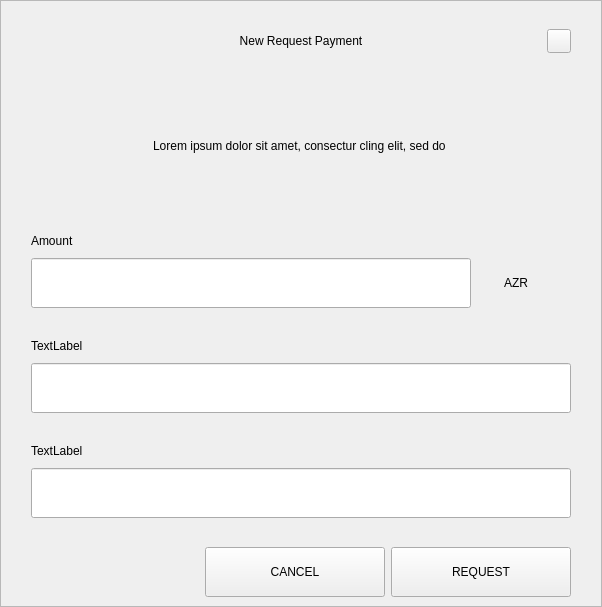
<?xml version="1.0" encoding="UTF-8"?>
<ui version="4.0">
 <class>RequestDialog</class>
 <widget class="QDialog" name="RequestDialog">
  <property name="geometry">
   <rect>
    <x>0</x>
    <y>0</y>
    <width>602</width>
    <height>607</height>
   </rect>
  </property>
  <property name="windowTitle">
   <string>Dialog</string>
  </property>
  <layout class="QVBoxLayout" name="verticalLayout_5">
   <property name="spacing">
    <number>0</number>
   </property>
   <property name="leftMargin">
    <number>0</number>
   </property>
   <property name="topMargin">
    <number>0</number>
   </property>
   <property name="rightMargin">
    <number>0</number>
   </property>
   <property name="bottomMargin">
    <number>0</number>
   </property>
   <item>
    <widget class="QFrame" name="frame">
     <property name="styleSheet">
      <string notr="true"/>
     </property>
     <property name="frameShape">
      <enum>QFrame::StyledPanel</enum>
     </property>
     <property name="frameShadow">
      <enum>QFrame::Raised</enum>
     </property>
     <layout class="QVBoxLayout" name="verticalLayout_4" stretch="1,0,0">
      <property name="spacing">
       <number>0</number>
      </property>
      <property name="leftMargin">
       <number>30</number>
      </property>
      <property name="topMargin">
       <number>20</number>
      </property>
      <property name="rightMargin">
       <number>30</number>
      </property>
      <property name="bottomMargin">
       <number>0</number>
      </property>
      <item>
       <layout class="QHBoxLayout" name="horizontalLayout_3">
        <property name="spacing">
         <number>0</number>
        </property>
        <item>
         <spacer name="horizontalSpacer_21">
          <property name="orientation">
           <enum>Qt::Horizontal</enum>
          </property>
          <property name="sizeHint" stdset="0">
           <size>
            <width>40</width>
            <height>20</height>
           </size>
          </property>
         </spacer>
        </item>
        <item>
         <widget class="QLabel" name="labelTitle">
          <property name="minimumSize">
           <size>
            <width>0</width>
            <height>40</height>
           </size>
          </property>
          <property name="maximumSize">
           <size>
            <width>16777215</width>
            <height>40</height>
           </size>
          </property>
          <property name="styleSheet">
           <string notr="true">padding-left:24px;</string>
          </property>
          <property name="text">
           <string>New Request Payment</string>
          </property>
          <property name="alignment">
           <set>Qt::AlignCenter</set>
          </property>
          <property name="margin">
           <number>7</number>
          </property>
         </widget>
        </item>
        <item>
         <spacer name="horizontalSpacer">
          <property name="orientation">
           <enum>Qt::Horizontal</enum>
          </property>
          <property name="sizeHint" stdset="0">
           <size>
            <width>40</width>
            <height>20</height>
           </size>
          </property>
         </spacer>
        </item>
        <item>
         <widget class="QPushButton" name="btnEsc">
          <property name="minimumSize">
           <size>
            <width>24</width>
            <height>24</height>
           </size>
          </property>
          <property name="maximumSize">
           <size>
            <width>24</width>
            <height>24</height>
           </size>
          </property>
          <property name="focusPolicy">
           <enum>Qt::NoFocus</enum>
          </property>
          <property name="text">
           <string/>
          </property>
         </widget>
        </item>
       </layout>
      </item>
      <item>
       <widget class="QStackedWidget" name="stack">
        <property name="minimumSize">
         <size>
          <width>540</width>
          <height>0</height>
         </size>
        </property>
        <property name="maximumSize">
         <size>
          <width>540</width>
          <height>16777215</height>
         </size>
        </property>
        <property name="currentIndex">
         <number>0</number>
        </property>
        <widget class="QWidget" name="page_1">
         <property name="minimumSize">
          <size>
           <width>540</width>
           <height>0</height>
          </size>
         </property>
         <property name="maximumSize">
          <size>
           <width>540</width>
           <height>16777215</height>
          </size>
         </property>
         <layout class="QVBoxLayout" name="layout1">
          <property name="spacing">
           <number>0</number>
          </property>
          <property name="leftMargin">
           <number>0</number>
          </property>
          <property name="topMargin">
           <number>0</number>
          </property>
          <property name="rightMargin">
           <number>0</number>
          </property>
          <property name="bottomMargin">
           <number>0</number>
          </property>
          <item>
           <spacer name="verticalSpacer_21">
            <property name="orientation">
             <enum>Qt::Vertical</enum>
            </property>
            <property name="sizeType">
             <enum>QSizePolicy::Fixed</enum>
            </property>
            <property name="sizeHint" stdset="0">
             <size>
              <width>20</width>
              <height>30</height>
             </size>
            </property>
           </spacer>
          </item>
          <item alignment="Qt::AlignHCenter">
           <widget class="QLabel" name="labelMessage">
            <property name="minimumSize">
             <size>
              <width>400</width>
              <height>50</height>
             </size>
            </property>
            <property name="text">
             <string>Lorem ipsum dolor sit amet, consectur cling elit, sed do </string>
            </property>
            <property name="alignment">
             <set>Qt::AlignCenter</set>
            </property>
            <property name="wordWrap">
             <bool>true</bool>
            </property>
           </widget>
          </item>
          <item alignment="Qt::AlignBottom">
           <widget class="QWidget" name="containerAmount" native="true">
            <layout class="QVBoxLayout" name="verticalLayout">
             <property name="spacing">
              <number>9</number>
             </property>
             <property name="leftMargin">
              <number>0</number>
             </property>
             <property name="topMargin">
              <number>0</number>
             </property>
             <property name="rightMargin">
              <number>0</number>
             </property>
             <property name="bottomMargin">
              <number>0</number>
             </property>
             <item>
              <widget class="QLabel" name="labelSubtitleAmount">
               <property name="minimumSize">
                <size>
                 <width>350</width>
                 <height>16</height>
                </size>
               </property>
               <property name="maximumSize">
                <size>
                 <width>16777215</width>
                 <height>16</height>
                </size>
               </property>
               <property name="text">
                <string>Amount</string>
               </property>
              </widget>
             </item>
             <item alignment="Qt::AlignTop">
              <widget class="QWidget" name="layoutAmount" native="true">
               <layout class="QHBoxLayout" name="horizontalLayout" stretch="2,0">
                <property name="spacing">
                 <number>0</number>
                </property>
                <property name="leftMargin">
                 <number>0</number>
                </property>
                <property name="topMargin">
                 <number>0</number>
                </property>
                <property name="rightMargin">
                 <number>0</number>
                </property>
                <property name="bottomMargin">
                 <number>0</number>
                </property>
                <item>
                 <widget class="QLineEdit" name="lineEditAmount">
                  <property name="minimumSize">
                   <size>
                    <width>0</width>
                    <height>50</height>
                   </size>
                  </property>
                  <property name="maximumSize">
                   <size>
                    <width>16777215</width>
                    <height>50</height>
                   </size>
                  </property>
                 </widget>
                </item>
                <item>
                 <widget class="QWidget" name="comboContainer" native="true">
                  <property name="minimumSize">
                   <size>
                    <width>100</width>
                    <height>50</height>
                   </size>
                  </property>
                  <property name="maximumSize">
                   <size>
                    <width>16777215</width>
                    <height>50</height>
                   </size>
                  </property>
                  <layout class="QHBoxLayout" name="horizontalLayout_31">
                   <property name="spacing">
                    <number>0</number>
                   </property>
                   <property name="leftMargin">
                    <number>0</number>
                   </property>
                   <property name="topMargin">
                    <number>0</number>
                   </property>
                   <property name="rightMargin">
                    <number>10</number>
                   </property>
                   <property name="bottomMargin">
                    <number>0</number>
                   </property>
                   <item>
                    <widget class="QLabel" name="comboBoxCoin">
                     <property name="text">
                      <string>AZR</string>
                     </property>
                     <property name="alignment">
                      <set>Qt::AlignCenter</set>
                     </property>
                    </widget>
                   </item>
                  </layout>
                 </widget>
                </item>
               </layout>
              </widget>
             </item>
            </layout>
           </widget>
          </item>
          <item>
           <spacer name="verticalSpacer_31">
            <property name="orientation">
             <enum>Qt::Vertical</enum>
            </property>
            <property name="sizeType">
             <enum>QSizePolicy::Fixed</enum>
            </property>
            <property name="sizeHint" stdset="0">
             <size>
              <width>20</width>
              <height>30</height>
             </size>
            </property>
           </spacer>
          </item>
          <item>
           <layout class="QVBoxLayout" name="verticalLayoutLabel">
            <property name="spacing">
             <number>9</number>
            </property>
            <item>
             <widget class="QLabel" name="labelSubtitleLabel">
              <property name="minimumSize">
               <size>
                <width>0</width>
                <height>16</height>
               </size>
              </property>
              <property name="maximumSize">
               <size>
                <width>16777215</width>
                <height>16</height>
               </size>
              </property>
              <property name="text">
               <string>TextLabel</string>
              </property>
             </widget>
            </item>
            <item>
             <widget class="QLineEdit" name="lineEditLabel">
              <property name="minimumSize">
               <size>
                <width>0</width>
                <height>50</height>
               </size>
              </property>
              <property name="maximumSize">
               <size>
                <width>16777215</width>
                <height>50</height>
               </size>
              </property>
             </widget>
            </item>
           </layout>
          </item>
          <item>
           <spacer name="verticalSpacer_34">
            <property name="orientation">
             <enum>Qt::Vertical</enum>
            </property>
            <property name="sizeType">
             <enum>QSizePolicy::Fixed</enum>
            </property>
            <property name="sizeHint" stdset="0">
             <size>
              <width>20</width>
              <height>30</height>
             </size>
            </property>
           </spacer>
          </item>
          <item>
           <layout class="QVBoxLayout" name="verticalLayoutDescription">
            <property name="spacing">
             <number>9</number>
            </property>
            <item>
             <widget class="QLabel" name="labelSubtitleDescription">
              <property name="minimumSize">
               <size>
                <width>0</width>
                <height>16</height>
               </size>
              </property>
              <property name="maximumSize">
               <size>
                <width>16777215</width>
                <height>16</height>
               </size>
              </property>
              <property name="text">
               <string>TextLabel</string>
              </property>
             </widget>
            </item>
            <item>
             <widget class="QLineEdit" name="lineEditDescription">
              <property name="minimumSize">
               <size>
                <width>0</width>
                <height>50</height>
               </size>
              </property>
              <property name="maximumSize">
               <size>
                <width>16777215</width>
                <height>50</height>
               </size>
              </property>
             </widget>
            </item>
            <item>
             <spacer name="verticalSpacer_4">
              <property name="orientation">
               <enum>Qt::Vertical</enum>
              </property>
              <property name="sizeType">
               <enum>QSizePolicy::Fixed</enum>
              </property>
              <property name="sizeHint" stdset="0">
               <size>
                <width>20</width>
                <height>20</height>
               </size>
              </property>
             </spacer>
            </item>
           </layout>
          </item>
         </layout>
        </widget>
        <widget class="QWidget" name="page_2">
         <layout class="QVBoxLayout" name="layout2">
          <item>
           <spacer name="verticalSpacer_5">
            <property name="orientation">
             <enum>Qt::Vertical</enum>
            </property>
            <property name="sizeType">
             <enum>QSizePolicy::Fixed</enum>
            </property>
            <property name="sizeHint" stdset="0">
             <size>
              <width>20</width>
              <height>50</height>
             </size>
            </property>
           </spacer>
          </item>
          <item alignment="Qt::AlignHCenter">
           <widget class="QLabel" name="labelQrImg">
            <property name="minimumSize">
             <size>
              <width>260</width>
              <height>260</height>
             </size>
            </property>
            <property name="maximumSize">
             <size>
              <width>260</width>
              <height>260</height>
             </size>
            </property>
            <property name="text">
             <string/>
            </property>
            <property name="alignment">
             <set>Qt::AlignCenter</set>
            </property>
           </widget>
          </item>
          <item>
           <spacer name="verticalSpacer_2">
            <property name="orientation">
             <enum>Qt::Vertical</enum>
            </property>
            <property name="sizeType">
             <enum>QSizePolicy::Fixed</enum>
            </property>
            <property name="sizeHint" stdset="0">
             <size>
              <width>20</width>
              <height>30</height>
             </size>
            </property>
           </spacer>
          </item>
          <item alignment="Qt::AlignHCenter">
           <widget class="QLabel" name="labelAddress">
            <property name="text">
             <string>A7VFR83SQbiezrW72hjcWJtcfip5krte2Z </string>
            </property>
           </widget>
          </item>
          <item>
           <spacer name="verticalSpacer_32">
            <property name="orientation">
             <enum>Qt::Vertical</enum>
            </property>
            <property name="sizeType">
             <enum>QSizePolicy::Expanding</enum>
            </property>
            <property name="sizeHint" stdset="0">
             <size>
              <width>20</width>
              <height>20</height>
             </size>
            </property>
           </spacer>
          </item>
          <item>
           <layout class="QHBoxLayout" name="horizontal">
            <property name="leftMargin">
             <number>20</number>
            </property>
            <property name="rightMargin">
             <number>20</number>
            </property>
            <property name="bottomMargin">
             <number>20</number>
            </property>
            <item>
             <spacer name="horizontalSpacer_4">
              <property name="orientation">
               <enum>Qt::Horizontal</enum>
              </property>
              <property name="sizeHint" stdset="0">
               <size>
                <width>40</width>
                <height>20</height>
               </size>
              </property>
             </spacer>
            </item>
            <item>
             <widget class="QPushButton" name="btnCopyAddress">
              <property name="minimumSize">
               <size>
                <width>180</width>
                <height>50</height>
               </size>
              </property>
              <property name="text">
               <string>COPY ADDRESS</string>
              </property>
             </widget>
            </item>
            <item>
             <widget class="QPushButton" name="btnCopyUrl">
              <property name="minimumSize">
               <size>
                <width>180</width>
                <height>50</height>
               </size>
              </property>
              <property name="text">
               <string>COPY URL</string>
              </property>
             </widget>
            </item>
            <item>
             <spacer name="horizontalSpacer_2">
              <property name="orientation">
               <enum>Qt::Horizontal</enum>
              </property>
              <property name="sizeHint" stdset="0">
               <size>
                <width>40</width>
                <height>20</height>
               </size>
              </property>
             </spacer>
            </item>
           </layout>
          </item>
         </layout>
        </widget>
       </widget>
      </item>
      <item>
       <widget class="QWidget" name="buttonsStack" native="true">
        <layout class="QHBoxLayout" name="horizontalLayout_5">
         <property name="leftMargin">
          <number>20</number>
         </property>
         <property name="rightMargin">
          <number>0</number>
         </property>
         <item>
          <spacer name="horizontalSpacer_41">
           <property name="orientation">
            <enum>Qt::Horizontal</enum>
           </property>
           <property name="sizeHint" stdset="0">
            <size>
             <width>40</width>
             <height>20</height>
            </size>
           </property>
          </spacer>
         </item>
         <item>
          <widget class="QPushButton" name="btnCancel">
           <property name="minimumSize">
            <size>
             <width>180</width>
             <height>50</height>
            </size>
           </property>
           <property name="focusPolicy">
            <enum>Qt::NoFocus</enum>
           </property>
           <property name="text">
            <string>CANCEL</string>
           </property>
          </widget>
         </item>
         <item>
          <widget class="QPushButton" name="btnSave">
           <property name="minimumSize">
            <size>
             <width>180</width>
             <height>50</height>
            </size>
           </property>
           <property name="focusPolicy">
            <enum>Qt::NoFocus</enum>
           </property>
           <property name="text">
            <string>REQUEST</string>
           </property>
          </widget>
         </item>
        </layout>
       </widget>
      </item>
     </layout>
    </widget>
   </item>
  </layout>
 </widget>
 <resources/>
 <connections/>
</ui>
